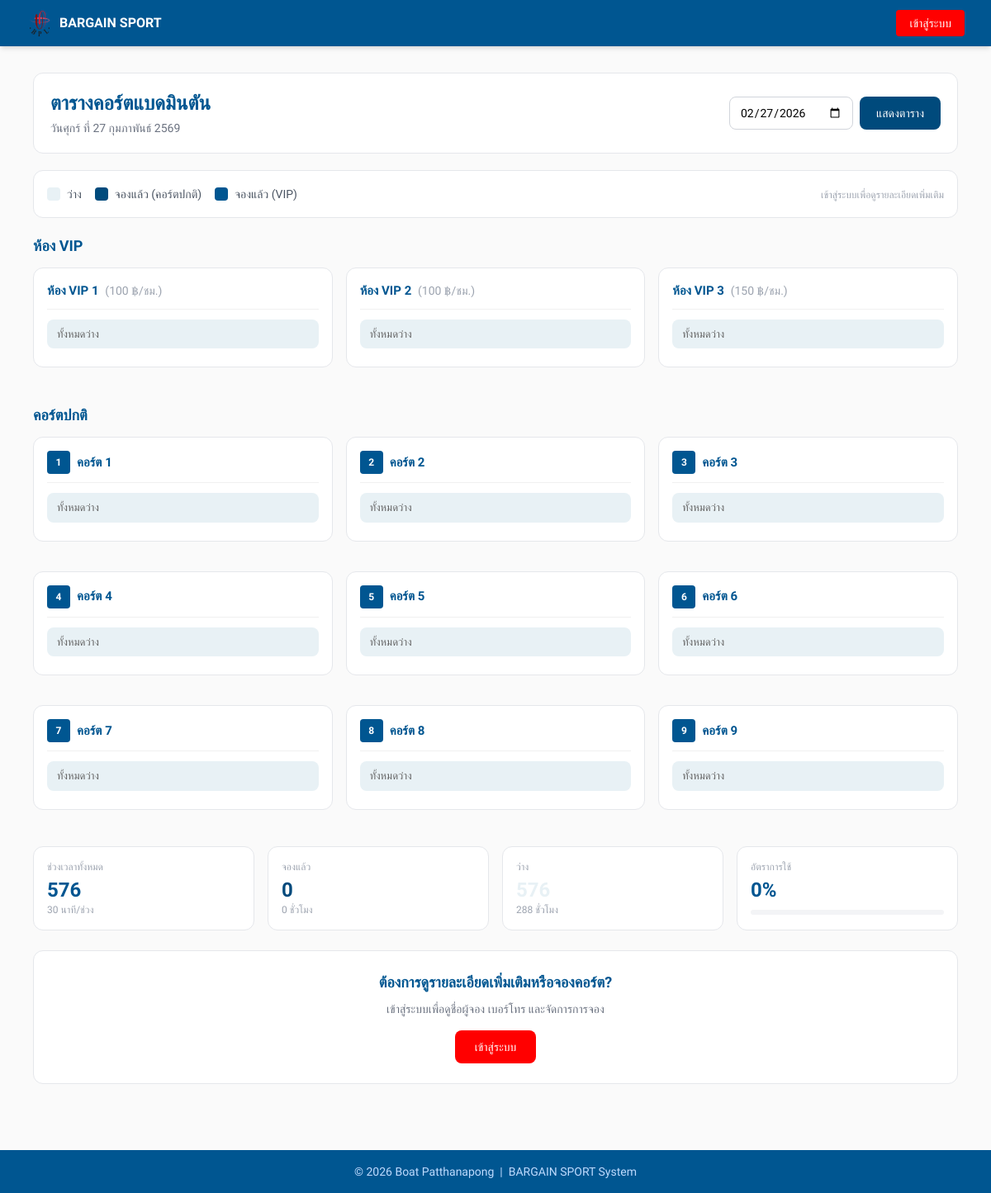
/timetable.php, run on an earlier commit of the app's database.
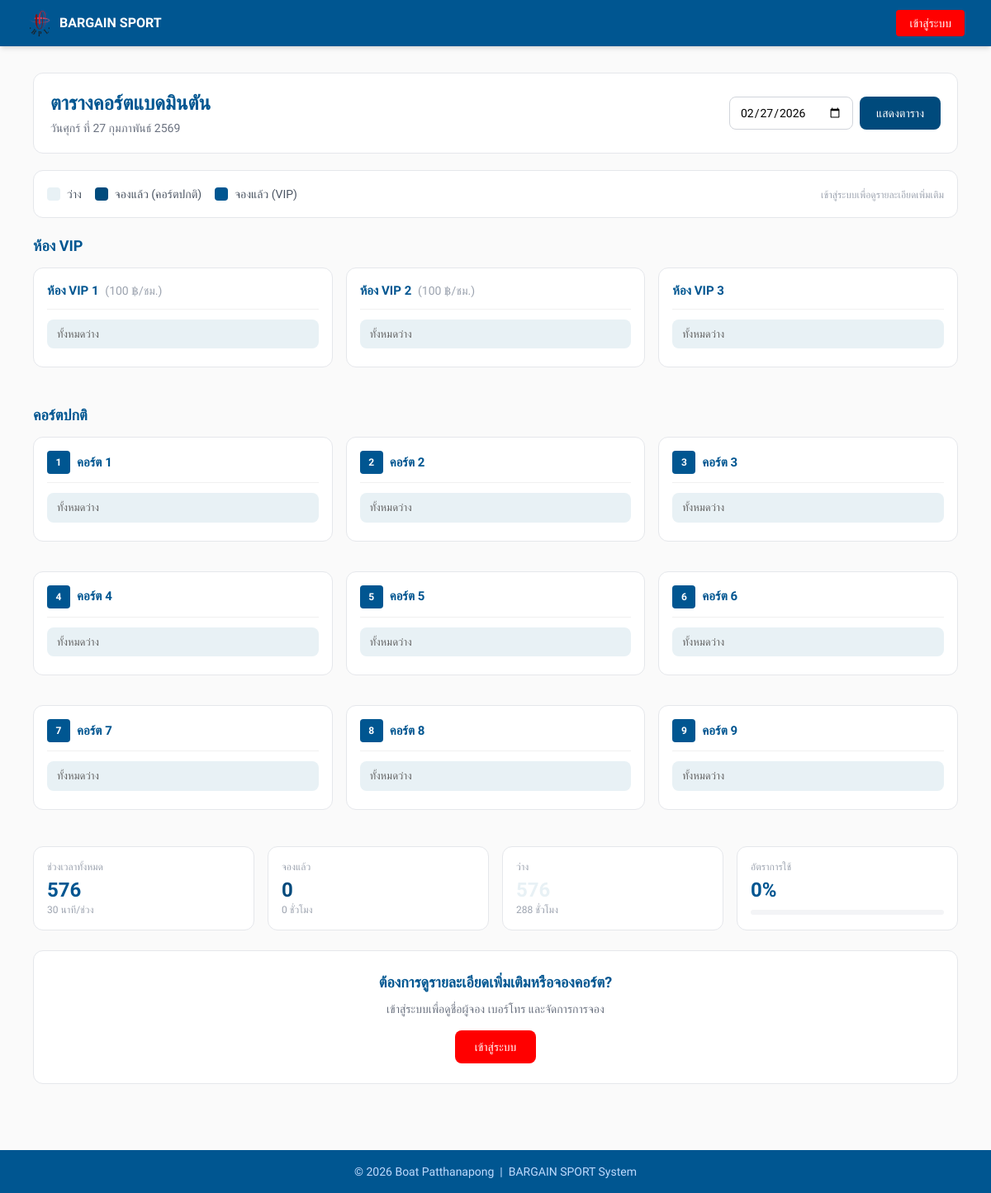
And on a later commit of the database.
### tables this page shows
CREATE TABLE `courts` (
  `id` int NOT NULL,
  `court_no` int NOT NULL,
  `vip_room_name` varchar(100) DEFAULT NULL COMMENT 'ชื่อห้อง VIP',
  `status` enum('Available','Booked','In Use','Maintenance') DEFAULT 'Available',
  `is_vip` tinyint(1) NOT NULL DEFAULT '0',
  `court_type` enum('normal','vip') DEFAULT 'normal' COMMENT 'ประเภทคอร์ต: normal=ปกติ, vip=VIP',
  `vip_price` decimal(10,2) DEFAULT NULL COMMENT 'ราคาพิเศษสำหรับคอร์ต VIP (บาท/ชั่วโมง)',
  `normal_price` decimal(10,2) DEFAULT NULL COMMENT 'ราคาคงที่สำหรับคอร์ตปกติ (optional)',
  `pricing_group_id` int DEFAULT NULL
);

### timetable.php (the view, shortened to what this page needs)
<?php
require_once __DIR__ . '/config/db.php';
$isLoggedIn = isset($_SESSION['user']);
$date = $_GET['date'] ?? date('Y-m-d');
$courts = $pdo->query('SELECT * FROM courts ORDER BY court_type DESC, vip_room_name ASC, court_no ASC')->fetchAll();
$vipCourts = array_filter($courts, fn($c) => $c['court_type'] === 'vip' || $c['is_vip'] == 1);
$normalCourts = array_filter($courts, fn($c) => $c['court_type'] === 'normal' || $c['is_vip'] == 0);
$dateObj = new DateTime($date);
$thaiMonths = [1=>'มกราคม','กุมภาพันธ์','มีนาคม','เมษายน','พฤษภาคม','มิถุนายน','กรกฎาคม','สิงหาคม','กันยายน','ตุลาคม','พฤศจิกายน','ธันวาคม'];
$thaiDays = ['อาทิตย์','จันทร์','อังคาร','พุธ','พฤหัสบดี','ศุกร์','เสาร์'];
$dayName = $thaiDays[(int)$dateObj->format('w')];
$thaiDate = "วัน$dayName ที่ ".$dateObj->format('d')." ".$thaiMonths[(int)$dateObj->format('n')]." ".($dateObj->format('Y')+543);
function getCourtDisplayName($court) {
    if ($court['court_type'] === 'vip' || $court['is_vip'] == 1) return $court['vip_room_name'] ?? 'ห้อง VIP';
    return 'คอร์ต ' . $court['court_no'];
}
?>
<!doctype html>
<html lang="th">
<head>
  <script src="https://cdn.tailwindcss.com"></script>
</head>
<body style="background:#FAFAFA;" class="min-h-screen">
<nav style="background:#005691;" class="sticky top-0 z-50 shadow-md">
  <div class="max-w-7xl mx-auto px-4 sm:px-6 lg:px-8">
    <div class="flex justify-between items-center h-14">
      <a href="/" class="flex items-center gap-2">
        <img src="/logo/BPL.png" alt="BPL" class="w-8 h-8 object-contain rounded">
        <span class="text-white font-semibold text-base">BARGAIN SPORT</span>
      </a>
      <?php if ($isLoggedIn): ?>
      <div class="flex items-center gap-2">
        <span class="text-blue-200 text-sm hidden sm:inline"><?= htmlspecialchars($_SESSION['user']['username']) ?></span>
        <a href="/bookings/create.php"
           class="px-4 py-1.5 text-sm text-white border border-white/30 rounded hover:bg-white/10 transition-colors">
          กลับ
        </a>
      </div>
      <?php else: ?>
      <a href="/auth/login.php"
         style="background:#FF0000;"
         class="px-4 py-1.5 text-sm text-white rounded hover:opacity-90 transition-opacity">
        เข้าสู่ระบบ
      </a>
      <?php endif; ?>
    </div>
  </div>
</nav>
<div class="max-w-6xl mx-auto px-4 py-8">
  <div class="bg-white rounded-xl border border-gray-200 p-5 mb-5">
    <div class="flex flex-col lg:flex-row justify-between items-start lg:items-center gap-4">
      <div>
        <h1 style="color:#005691;" class="text-2xl font-bold mb-1">ตารางคอร์ตแบดมินตัน</h1>
        <p class="text-gray-500 text-sm"><?= $thaiDate ?></p>
      </div>
      <form method="get" class="flex flex-col sm:flex-row gap-2 w-full lg:w-auto">
        <input type="date" name="date" value="<?= htmlspecialchars($date) ?>"
               class="px-3 py-2 border border-gray-300 rounded-lg focus:border-[#005691] focus:ring-2 focus:ring-[#005691]/20 outline-none text-sm">
        <button type="submit"
                style="background:#004A7C;"
                class="px-5 py-2 text-white text-sm rounded-lg hover:opacity-90 transition-opacity">
          แสดงตาราง
        </button>
      </form>
    </div>
  </div>
  <div class="bg-white rounded-xl border border-gray-200 p-4 mb-5 flex flex-wrap gap-4 items-center">
    <div class="flex items-center gap-2 text-sm">
      <div class="w-4 h-4 rounded" style="background:#E8F1F5;"></div>
      <span class="text-gray-600">ว่าง</span>
    </div>
    <div class="flex items-center gap-2 text-sm">
      <div class="w-4 h-4 rounded" style="background:#004A7C;"></div>
      <span class="text-gray-600">จองแล้ว (คอร์ตปกติ)</span>
    </div>
    <div class="flex items-center gap-2 text-sm">
      <div class="w-4 h-4 rounded" style="background:#005691;"></div>
      <span class="text-gray-600">จองแล้ว (VIP)</span>
    </div>
    <div class="flex-1 text-right">
      <span class="text-xs text-gray-400">เข้าสู่ระบบเพื่อดูรายละเอียดเพิ่มเติม</span>
    </div>
  </div>
  <?php if (count($vipCourts) > 0): ?>
  <div class="mb-6">
    <h2 style="color:#005691;" class="text-lg font-bold mb-3">ห้อง VIP</h2>
    <div class="grid grid-cols-1 md:grid-cols-2 lg:grid-cols-3 xl:grid-cols-4 gap-4">
      <?php foreach ($vipCourts as $c):
        $displayName = getCourtDisplayName($c);
      ?>
      <div class="court-card">
        <div class="court-header">
          <?= htmlspecialchars($displayName) ?>
          <?php if ($c['vip_price']): ?>
          <span class="text-sm font-normal text-gray-400 ml-1">(<?= number_format($c['vip_price'], 0) ?> ฿/ชม.)</span>
          <?php endif; ?>
        </div>
        <div class="bookings-grid">
          <?php
          $displayed = [];
          ?>
          <?php if (empty($displayed)): ?>
            <div class="booking-item booking-empty">ทั้งหมดว่าง</div>
          <?php endif; ?>
        </div>
      </div>
      <?php endforeach; ?>
    </div>
  </div>
  <?php endif; ?>
  <?php if (count($normalCourts) > 0): ?>
  <div class="mb-6">
    <h2 style="color:#005691;" class="text-lg font-bold mb-3">คอร์ตปกติ</h2>
    <div class="grid grid-cols-1 md:grid-cols-2 lg:grid-cols-3 xl:grid-cols-4 gap-4">
      <?php foreach ($normalCourts as $c):
        $displayName = getCourtDisplayName($c);
      ?>
      <div class="court-card">
        <div class="court-header flex items-center gap-2">
          <span style="background:#005691;" class="w-7 h-7 rounded flex items-center justify-center text-white text-xs font-bold">
            <?= htmlspecialchars($c['court_no']) ?>
          </span>
          <?= htmlspecialchars($displayName) ?>
        </div>
        <div class="bookings-grid">
          <?php
          $displayed = [];
          ?>
          <?php if (empty($displayed)): ?>
            <div class="booking-item booking-empty">ทั้งหมดว่าง</div>
          <?php endif; ?>
        </div>
      </div>
      <?php endforeach; ?>
    </div>
  </div>
  <?php endif; ?>
  <?php
  $totalSlots = count($courts) * 48;
  $bookedSlots = 0;
  $freeSlots = $totalSlots - $bookedSlots;
  $occupancyRate = $totalSlots > 0 ? round(($bookedSlots / $totalSlots) * 100, 1) : 0;
  ?>
  <div class="grid grid-cols-2 sm:grid-cols-4 gap-4">
    <div class="bg-white rounded-xl border border-gray-200 p-4">
      <p class="text-gray-400 text-xs mb-1">ช่วงเวลาทั้งหมด</p>
      <p style="color:#005691;" class="text-2xl font-bold"><?= $totalSlots ?></p>
      <p class="text-gray-400 text-xs">30 นาที/ช่วง</p>
    </div>
    <div class="bg-white rounded-xl border border-gray-200 p-4">
      <p class="text-gray-400 text-xs mb-1">จองแล้ว</p>
      <p style="color:#004A7C;" class="text-2xl font-bold"><?= $bookedSlots ?></p>
      <p class="text-gray-400 text-xs"><?= round($bookedSlots/2, 1) ?> ชั่วโมง</p>
    </div>
    <div class="bg-white rounded-xl border border-gray-200 p-4">
      <p class="text-gray-400 text-xs mb-1">ว่าง</p>
      <p style="color:#E8F1F5;" class="text-2xl font-bold"><?= $freeSlots ?></p>
      <p class="text-gray-400 text-xs"><?= round($freeSlots/2, 1) ?> ชั่วโมง</p>
    </div>
    <div class="bg-white rounded-xl border border-gray-200 p-4">
      <p class="text-gray-400 text-xs mb-1">อัตราการใช้</p>
      <p style="color:#005691;" class="text-2xl font-bold"><?= $occupancyRate ?>%</p>
      <div class="w-full bg-gray-100 rounded-full h-1.5 mt-2">
      </div>
    </div>
  </div>
  <?php if (!$isLoggedIn): ?>
  <div class="mt-6 bg-white rounded-xl border border-gray-200 p-6 text-center">
    <h3 style="color:#005691;" class="text-lg font-semibold mb-2">ต้องการดูรายละเอียดเพิ่มเติมหรือจองคอร์ต?</h3>
    <p class="text-gray-500 text-sm mb-4">เข้าสู่ระบบเพื่อดูชื่อผู้จอง เบอร์โทร และจัดการการจอง</p>
    <a href="/auth/login.php"
       style="background:#FF0000;"
       class="inline-block px-6 py-2.5 text-white text-sm font-medium rounded-lg hover:opacity-90 transition-opacity">
      เข้าสู่ระบบ
    </a>
  </div>
  <?php endif; ?>
</div>
<footer style="background:#005691;" class="mt-12 py-4 text-center text-sm text-blue-200">
  © <?= date('Y') ?> Boat Patthanapong &nbsp;|&nbsp; BARGAIN SPORT System
</footer>
</body>
</html>

### timetable.php (style rules this page uses)
* { font-family: 'Prompt', sans-serif !important; }
.booking-item { border-radius: 8px; padding: 8px 12px; margin-bottom: 6px; font-size: 13px; display: flex; justify-content: space-between; align-items: center; transition: opacity 0.15s; }
.booking-empty { background: #E8F1F5; color: #666; cursor: default; }
.court-card { background: white; border-radius: 12px; padding: 16px; margin-bottom: 20px; border: 1px solid #e5e7eb; }
.court-header { font-size: 15px; font-weight: 600; color: #005691; margin-bottom: 12px; padding-bottom: 10px; border-bottom: 1px solid #f0f0f0; }
.bookings-grid { display: grid; grid-template-columns: repeat(auto-fill, minmax(180px, 1fr)); gap: 8px; }
.bookings-grid .booking-empty { grid-column: 1 / -1; }

What changed in the data, as far as the page shows it:
changed courts "ห้อง VIP 3": vip_price "150" → (not shown)
